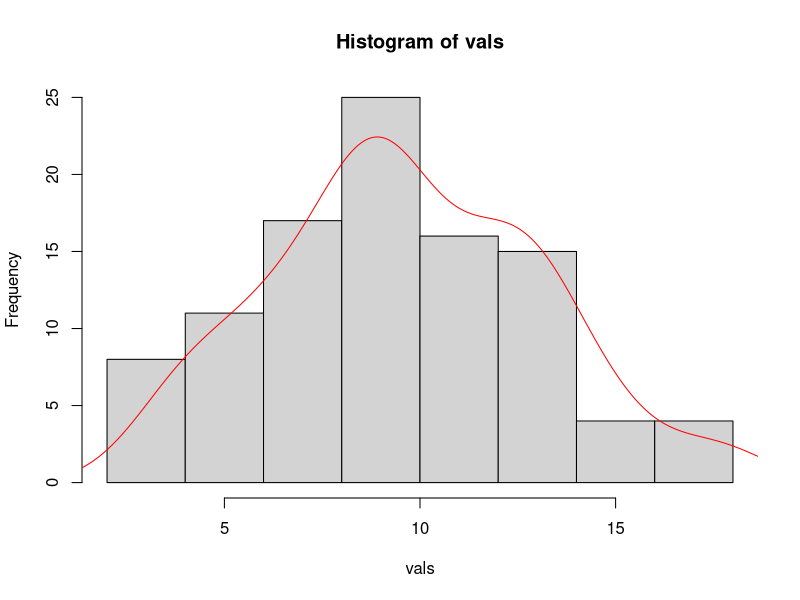

Write the R code that produced this figure.
doTask <- function(vals, one_plot) {
  d <- density(vals)  # https://en.wikipedia.org/wiki/Kernel_density_estimation
  
  if (one_plot) {
    h <- hist(vals)
    hist.interval <- diff(h$breaks)[1]
    lines(x = d$x, y=d$y * length(vals) * hist.interval, col="red")
  } else {
    par(mfrow=c(1, 2))
    hist(vals)
    plot(d)
  }
  
  # This is printed by summary() anyway.
  # print(quantile(vals, probs=c(0.25, 0.5, 0.75)));
  print(summary(vals))
}

# doTask(rnorm(n=100, mean=1, sd=16), TRUE)
doTask(rpois(n=100, lambda=10), TRUE)
